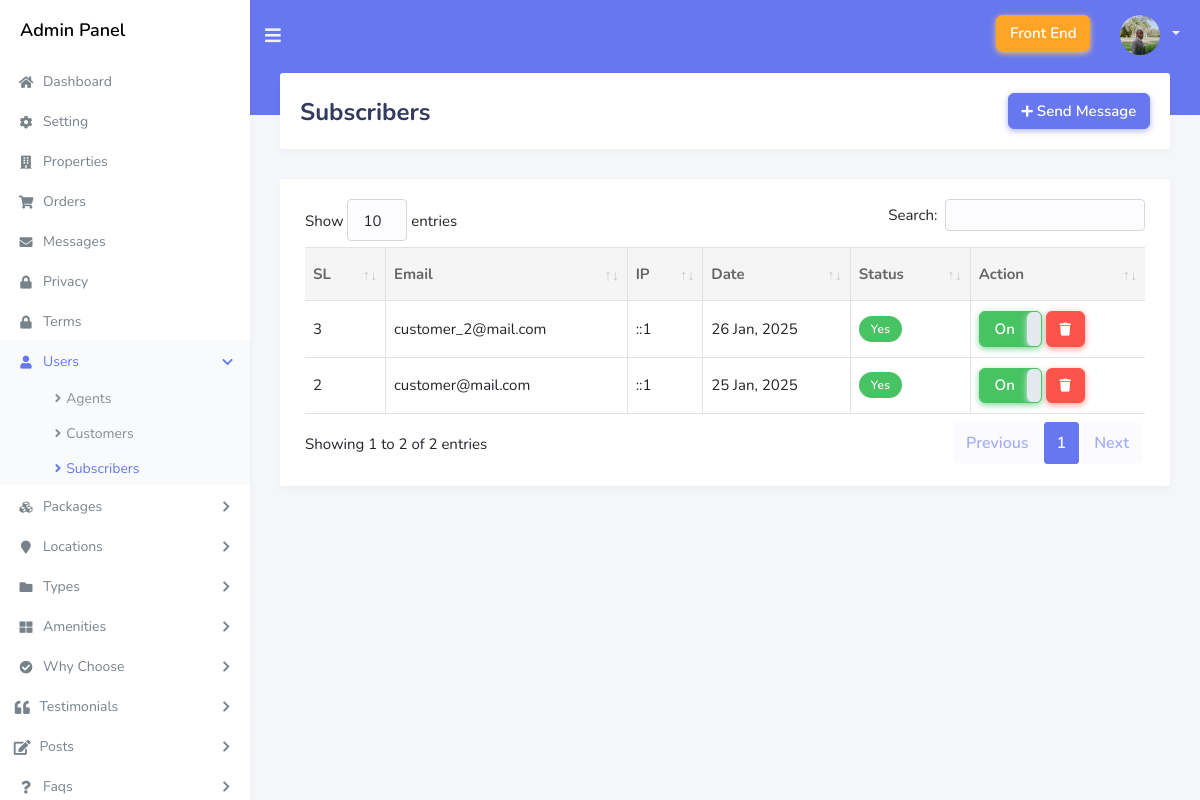
/admin/subscribers (signed in), run on the app's committed database.
### tables this page shows
CREATE TABLE IF NOT EXISTS `subscribers` (
  `id` int(11) NOT NULL AUTO_INCREMENT,
  `email` varchar(255) NOT NULL,
  `ip_address` varchar(45) NOT NULL,
  `token` varchar(64) DEFAULT NULL,
  `status` tinyint(1) NOT NULL DEFAULT 0,
  `created_at` datetime NOT NULL DEFAULT current_timestamp(),
  PRIMARY KEY (`id`),
  UNIQUE KEY `email` (`email`)
);

### admin/layout_config.php (called while the page is built, shortened)
<?php
    $current_page = substr($_SERVER["SCRIPT_NAME"],strrpos($_SERVER["SCRIPT_NAME"],"/")+1);

### admin/layout_helper.php (called while the page is built, shortened)
<?php
    function setPageTitle ($pagename) {
        $patterns = [
            "setting" => "Setting",
            "order" => "Orders",
            "message" => "Messages",
            "customer" => "Customers",
            "agent" => "Agents",
            "subscriber" => "Subscribers",
            "package" => "Package",
            "location" => "Location",
            "type" => "Types",
            "amenit" => "Amenity",
            "propert" => "Property",
            "why_choose" => "Why Choose",
            "testimonial" => "Testimonials",
            "post" => "Blog",
            "faq" => "Faqs",
            "privacy" => "Privacy Policy",
            "term" => "Terms of Use",
        ];
        foreach($patterns as $key=>$val) {
            if(strpos($pagename, $key) !== false)
                return $val ;
        }
        return "Dashboard - Admin Panel";
    }

### admin/page_subscribers.php (the view, shortened to what this page needs)
<?php
    include "./layout_top.php";
    try{
        $stmt=$pdo->prepare("
            SELECT
                *
            FROM
                subscribers
            ORDER BY
                id DESC
        ");
        $stmt->execute();
        $subscribers=$stmt->fetchAll(pdo::FETCH_ASSOC);
    }catch(PDOException $err){
        $error_message=$err->getMessage();
    }
?>
<div class="main-content">
    <section class="section">
        <div class="section-header justify-content-between">
            <h1><?php echo setPageTitle($current_page)?></h1>
            <div class="ml-auto">
                <a href="<?php echo ADMIN_URL?>subscriber-add-message" class="btn btn-primary"><i class="fas fa-plus"></i> Send Message</a>
            </div>
        </div>
        <div class="section-body">
            <div class="row">
                <div class="col-12">
                    <div class="card">
                        <div class="card-body">
                            <div class="table-responsive">
                                <table class="table table-bordered" id="example1">
                                    <thead>
                                        <tr>
                                            <th>SL</th>
                                            <th>Email</th>
                                            <th>IP</th>
                                            <th>Date</th>
                                            <th>Status</th>
                                            <th>Action</th>
                                        </tr>
                                    </thead>
                                    <tbody>
                                        <?php if($stmt->rowCount() > 0): foreach($subscribers as $subscriber):?>
                                            <tr>
                                                <td><?php echo $subscriber["id"]?></td>
                                                <td><?php echo $subscriber["email"]?></td>
                                                <td><?php echo $subscriber["ip_address"]?></td>
                                                <td><?php echo date("d M, Y",strtotime($subscriber["created_at"]))?></td>
                                                <td>
                                                    <span class="badge badge-success" style="<?php if($subscriber["status"] == 0) echo "display:none"?>">Yes</span>
                                                </td>
                                                <td class="pt_10 pb_10">
                                                    <div class="wrapper-loader-btn" style="display: inline-block;">
                                                    </div>
                                                    <a  data-subscriber-id="<?php echo $subscriber["id"]?>" href="" class="btn btn-danger delete-btn">
                                                        <i class="fas fa-trash"></i>
                                                    </a>
                                                </td>
                                            </tr>
                                        <?php endforeach;endif?>
                                    </tbody>
                                </table>
                            </div>
                        </div>
                    </div>
                </div>
            </div>
        </div>
    </section>
</div>
<?php include "./layout_footer.php"?>

### public/dist_admin/css/custom.css (style rules this page uses)
:root { --font-common: 'Nunito', sans-serif; --font-size-common: 15px; --font-size-common-1: 14px; }
body { font-family: var(--font-common)!important; font-size: var(--font-size-common)!important; }
.btn { letter-spacing: normal; font-size: var(--font-size-common); }
.section { position: static; }
table tr td { border-bottom: 1px solid #e3e3e3 !important; vertical-align: middle!important; }
.table.table-bordered td, .table.table-bordered th { border-color: #e3e3e3!important; }
.section .section-header .btn { font-size: var(--font-size-common)!important; }
thead tr th { border-top: 1px solid #ddd!important; }
.table-responsive table { min-width: 500px; }
.table-responsive td { white-space: nowrap; }

### data on the page
subscribers: id "3", email "customer_2@mail.com", ip_address "::1", created_at "26 Jan, 2025"
subscribers: id "2", email "customer@mail.com", ip_address "::1", created_at "25 Jan, 2025"

### other printed values
setPageTitle($current_page) "Subscribers"
